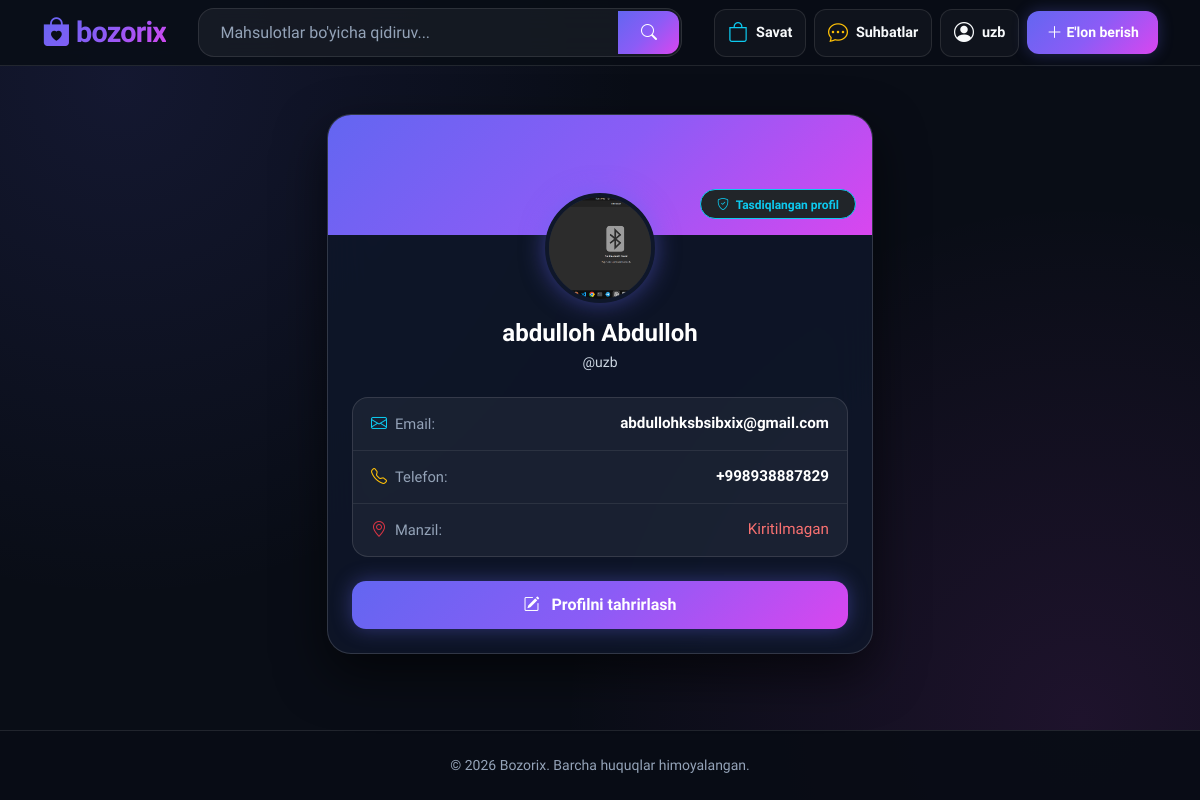
The page /accounts/profile/ (signed in) on the database its author committed.
### apps/accounts/models.py (models this page shows, shortened)
class User(AbstractUser):
    class UserType(models.TextChoices):
        BUYER = 'BUYER', 'Xaridor'
        SELLER = 'SELLER', 'Sotuvchi'
        MODERATOR = 'MODERATOR', 'Moderator'
        ADMIN = 'ADMIN', 'Admin'
    email = models.EmailField('Email manzil', unique=True)
    phone = models.CharField('Telefon raqam', validators=[phone_regex], max_length=13, unique=True, null=True, blank=True)
    user_type = models.CharField('Foydalanuvchi turi', max_length=20, choices=UserType.choices, default=UserType.BUYER)
    is_verified = models.BooleanField('Tasdiqlangan foydalanuvchi', default=False)
    created_at = models.DateTimeField(auto_now_add=True)
    updated_at = models.DateTimeField(auto_now=True)
    USERNAME_FIELD = 'username'
    REQUIRED_FIELDS = ['email']
    class Meta:
        verbose_name = 'Foydalanuvchi'
        verbose_name_plural = 'Foydalanuvchilar'
        ordering = ['-created_at']

class UserProfile(models.Model):
    user = models.OneToOneField(User, on_delete=models.CASCADE, related_name='profile')
    avatar = models.ImageField('Profil rasmi', upload_to='avatars/%Y/%m/', default='avatars/default.png', blank=True)
    bio = models.TextField('O\'zi haqida / Do\'kon tavsifi', max_length=500, blank=True)
    region = models.CharField('Viloyat', max_length=100, blank=True)
    city = models.CharField('Tuman / Shahar', max_length=100, blank=True)
    address = models.CharField('Aniq manzil', max_length=255, blank=True)
    balance = models.DecimalField('Hisob balansi (so\'m)', max_digits=12, decimal_places=2, default=0.00)

### apps/accounts/views.py (the view)
# urls.py: path('profile/', views.profile_view, name='profile'),
@login_required
def profile_view(request):
    profile, _ = UserProfile.objects.get_or_create(user=request.user)
    context = {
        'profile': profile
    }
    return render(request, 'accounts/profile.html', context)

### templates/accounts/profile.html (shortened to what this page needs)
{% extends 'base.html' %}
{% block content %}
<div class="row justify-content-center py-4">
    <div class="col-md-8 col-lg-6">
        <div class="profile-card">
            <div class="profile-banner d-flex align-items-end justify-content-end p-3">
                <span class="badge bg-dark border border-info text-info px-3 py-2 rounded-pill">
                    <i class="bi bi-shield-check me-1"></i> Tasdiqlangan profil
                </span>
            </div>
            <div class="text-center px-4 pb-4">
                <div class="avatar-wrapper mb-3">
                    {% if profile.avatar %}
                        <img src="{{ profile.avatar.url }}" alt="{{ request.user.username }}" class="profile-avatar">
                    {% elif user.avatar %}
                        <img src="{{ user.avatar.url }}" alt="{{ request.user.username }}" class="profile-avatar">
                    {% else %}
                        <div class="avatar-placeholder">
                            {{ request.user.username|slice:":1"|upper }}
                        </div>
                    {% endif %}
                </div>
                <h4 class="fw-bold text-white mb-1">
                    {{ request.user.get_full_name|default:request.user.username }}
                </h4>
                <p class="text-username-sub mb-4">@{{ request.user.username }}</p>
                <div class="profile-info-list text-start mb-4">
                    <div class="info-item">
                        <span class="info-label"><i class="bi bi-envelope text-info fs-6"></i> Email:</span>
                        <span class="info-value">
                            {% if request.user.email %}
                                {{ request.user.email }}
                            {% elif profile.email %}
                                {{ profile.email }}
                            {% else %}
                                <span class="text-empty-val">Kiritilmagan</span>
                            {% endif %}
                        </span>
                    </div>
                    <div class="info-item">
                        <span class="info-label"><i class="bi bi-telephone text-warning fs-6"></i> Telefon:</span>
                        <span class="info-value">
                            {% if profile.phone_number %}
                                {{ profile.phone_number }}
                            {% elif profile.phone %}
                                {{ profile.phone }}
                            {% elif request.user.phone %}
                                {{ request.user.phone }}
                            {% elif request.user.phone_number %}
                                {{ request.user.phone_number }}
                            {% else %}
                                <span class="text-empty-val">Kiritilmagan</span>
                            {% endif %}
                        </span>
                    </div>
                    <div class="info-item">
                        <span class="info-label"><i class="bi bi-geo-alt text-danger fs-6"></i> Manzil:</span>
                        <span class="info-value">
                            {% if profile.address %}
                                {{ profile.address }}
                            {% elif request.user.address %}
                                {{ request.user.address }}
                            {% else %}
                                <span class="text-empty-val">Kiritilmagan</span>
                            {% endif %}
                        </span>
                    </div>
                </div>
                <a href="{% url 'accounts:profile_edit' %}" class="btn-edit-profile w-100">
                    <i class="bi bi-pencil-square me-2"></i> Profilni tahrirlash
                </a>
            </div>
        </div>
    </div>
</div>
{% endblock %}

### templates/base.html (shortened to what this page needs)
<!DOCTYPE html>
<html lang="uz">
<head>
    <link href="https://cdn.jsdelivr.net/npm/bootstrap@5.3.2/dist/css/bootstrap.min.css" rel="stylesheet">
    <link href="https://cdn.jsdelivr.net/npm/bootstrap-icons@1.11.3/font/bootstrap-icons.min.css" rel="stylesheet">
</head>
<body>
    <header class="site-header sticky-top py-2">
        <div class="container">
            <div class="d-flex align-items-center justify-content-between gap-3">
                <a class="brand-logo" href="{% url 'products:product_list' %}">
                    <i class="bi bi-bag-heart-fill"></i>bozorix
                </a>
                <form class="search-box d-none d-md-flex flex-grow-1 mx-3" action="{% url 'products:product_list' %}" method="get" style="max-width: 550px;">
                    <div class="input-group">
                        <input type="search" name="q" class="form-control" placeholder="Mahsulotlar bo'yicha qidiruv..." value="{{ request.GET.q }}">
                        <button class="btn btn-search" type="submit"><i class="bi bi-search"></i></button>
                    </div>
                </form>
                <div class="d-flex align-items-center gap-2">
                    <a href="{% url 'products:cart_detail' %}" class="nav-icon-link d-flex align-items-center gap-2">
                        <i class="bi bi-bag fs-5 text-info"></i>
                        <span class="d-none d-lg-inline">Savat</span>
                    </a>
                    {% if user.is_authenticated %}
                        <a href="{% url 'chat:dialog_list' %}" class="nav-icon-link d-flex align-items-center gap-2">
                            <i class="bi bi-chat-dots fs-5 text-warning"></i>
                            <span class="d-none d-lg-inline">Suhbatlar</span>
                        </a>
                        <div class="dropdown user-dropdown">
                            <a href="#" class="nav-icon-link d-flex align-items-center gap-2 dropdown-toggle" data-bs-toggle="dropdown">
                                {% if user.avatar %}
                                    <img src="{{ user.avatar.url }}" class="rounded-circle" style="width: 28px; height: 28px; object-fit: cover;">
                                {% else %}
                                    <i class="bi bi-person-circle fs-5 style="color: var(--brand-primary)"></i>
                                {% endif %}
                                <span class="fw-semibold">{{ user.username }}</span>
                            </a>
                        </div>
                    {% else %}
                        <a href="{% url 'accounts:login' %}" class="btn btn-outline-light btn-sm fw-semibold me-1 rounded-3 px-3">Kirish</a>
                    {% endif %}
                    <a href="{% url 'products:product_create' %}" class="btn btn-create-post btn-sm d-flex align-items-center gap-1">
                        <i class="bi bi-plus-lg fs-6"></i> E'lon berish
                    </a>
                </div>
            </div>
        </div>
    </header>
    <main class="main-wrapper py-4">
        <div class="container">
            {% block content %}{% endblock %}
        </div>
    </main>
    <footer class="site-footer py-4 mt-auto">
        <div class="container text-center">
            <p class="m-0">&copy; {% now "Y" %} Bozorix. Barcha huquqlar himoyalangan.</p>
        </div>
    </footer>
</body>
</html>

### templates/base.html (style rules this page uses)
:root { --brand-primary: #6366f1; --brand-gradient: linear-gradient(135deg, #6366f1 0%, #8b5cf6 50%, #d946ef 100%); --brand-glow: rgba(99, 102, 241, 0.3); --bg-dark: #090d16; --surface-glass: rgba(18, 26, 43, 0.75); --border-glass: rgba(255, 255, 255, 0.1); --text-main: #f8fafc; --text-sub: #94a3b8; --radius-main: 16px; }
* { box-sizing: border-box; margin: 0; padding: 0; }
body { font-family: 'Plus Jakarta Sans', sans-serif; background-color: var(--bg-dark); color: var(--text-main); display: flex; flex-direction: column; min-height: 100vh; background-image: radial-gradient(circle at 10% 10%, rgba(99, 102, 241, 0.12) 0%, transparent 40%), radial-gradient(circle at 90% 90%, rgba(217, 70, 239, 0.1) 0%, transparent 40%); background-attachment: fixed; }
.main-wrapper { flex: 1; }
.site-header { background: rgba(9, 13, 22, 0.85); backdrop-filter: blur(16px); -webkit-backdrop-filter: blur(16px); border-bottom: 1px solid var(--border-glass); z-index: 1030; }
.brand-logo { font-weight: 800; font-size: 1.8rem; background: var(--brand-gradient); -webkit-background-clip: text; -webkit-text-fill-color: transparent; text-decoration: none; letter-spacing: -0.8px; display: inline-flex; align-items: center; gap: 6px; }
.search-box .input-group { background: rgba(255, 255, 255, 0.05); border: 1px solid var(--border-glass); border-radius: var(--radius-main); padding: 2px; transition: all 0.3s ease; }
.search-box .form-control { background: transparent; border: none; color: #ffffff; padding: 0.6rem 1.2rem; box-shadow: none; }
.search-box .form-control::placeholder { color: var(--text-sub); }
.search-box .btn-search { background: var(--brand-gradient); color: #ffffff; border-radius: 12px; padding: 0.55rem 1.4rem; font-weight: 600; border: none; transition: opacity 0.2s; }
.nav-icon-link { color: var(--text-main); text-decoration: none; font-size: 0.9rem; font-weight: 600; padding: 0.5rem 0.8rem; border-radius: 12px; background: rgba(255, 255, 255, 0.03); border: 1px solid var(--border-glass); transition: all 0.2s ease; position: relative; }
.user-dropdown .dropdown-toggle::after { display: none; }
.btn-create-post { background: var(--brand-gradient); border: none; color: #ffffff; font-weight: 700; border-radius: 12px; padding: 0.6rem 1.2rem; box-shadow: 0 0 15px var(--brand-glow); transition: all 0.3s ease; }
.site-footer { background: rgba(9, 13, 22, 0.95); border-top: 1px solid var(--border-glass); color: var(--text-sub); font-size: 0.875rem; }

### templates/accounts/profile.html (style rules this page uses)
.profile-card { background: rgba(15, 23, 42, 0.85); backdrop-filter: blur(20px); -webkit-backdrop-filter: blur(20px); border: 1px solid rgba(255, 255, 255, 0.15); border-radius: 24px; overflow: hidden; box-shadow: 0 20px 50px rgba(0, 0, 0, 0.6); }
.profile-banner { height: 120px; background: linear-gradient(135deg, #6366f1 0%, #8b5cf6 50%, #d946ef 100%); position: relative; }
.avatar-wrapper { position: relative; margin-top: -60px; display: inline-block; }
.profile-avatar { width: 110px; height: 110px; object-fit: cover; border-radius: 50%; border: 4px solid #0f172a; box-shadow: 0 0 25px rgba(99, 102, 241, 0.5); background: #1e293b; }
.profile-info-list { background: rgba(255, 255, 255, 0.05); border: 1px solid rgba(255, 255, 255, 0.12); border-radius: 16px; }
.info-item { padding: 14px 18px; border-bottom: 1px solid rgba(255, 255, 255, 0.08); display: flex; align-items: center; justify-content: space-between; }
.info-item:last-child { border-bottom: none; }
.info-label { color: #94a3b8 !important; font-size: 0.92rem; font-weight: 500; display: flex; align-items: center; gap: 8px; }
.info-value { color: #ffffff !important; font-weight: 600; font-size: 0.95rem; }
.text-username-sub { color: #cbd5e1 !important; font-size: 0.875rem; }
.text-empty-val { color: #f87171 !important; font-weight: 500; }
.btn-edit-profile { background: linear-gradient(135deg, #6366f1 0%, #8b5cf6 50%, #d946ef 100%); color: #ffffff !important; border: none; border-radius: 14px; padding: 12px; font-weight: 700; transition: all 0.3s ease; box-shadow: 0 0 20px rgba(99, 102, 241, 0.4); text-decoration: none; display: block; text-align: center; }

### rows shown on the page
User: username "uzb", user.get_full_name "abdulloh Abdulloh", user.username "uzb", user.email "abdullohksbsibxix@gmail.com", user.phone "+998938887829"
UserProfile: avatar (picture)
